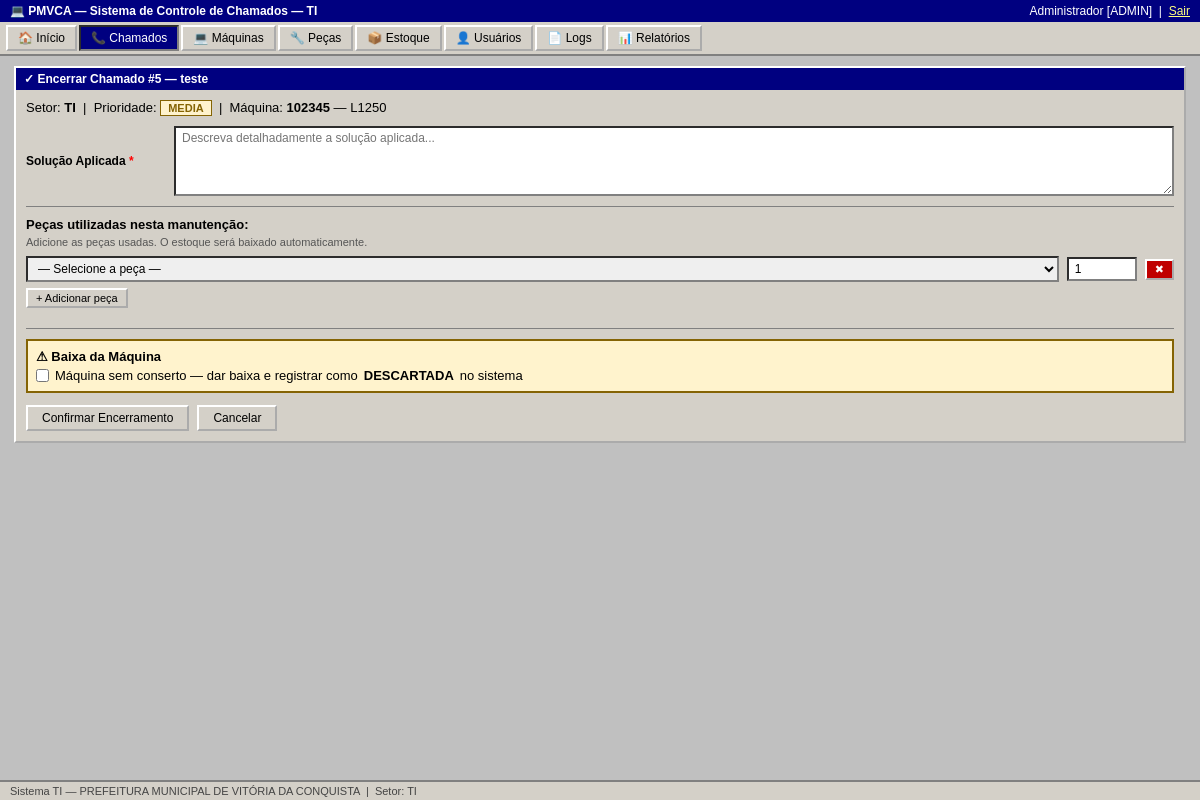
Page /chamados/5/fechar (signed in) on the committed database.
### tables this page shows
CREATE TABLE chamados (
        id INTEGER PRIMARY KEY AUTOINCREMENT,
        titulo TEXT NOT NULL, descricao TEXT NOT NULL, setor TEXT NOT NULL,
        maquina_id INTEGER, prioridade TEXT NOT NULL DEFAULT 'media',
        status TEXT NOT NULL DEFAULT 'aberto', solucao TEXT,
        aberto_por INTEGER NOT NULL, tecnico_id INTEGER,
        criado_em TEXT NOT NULL, assumido_em TEXT, concluido_em TEXT,
        FOREIGN KEY(maquina_id) REFERENCES maquinas(id),
        FOREIGN KEY(aberto_por) REFERENCES usuarios(id),
        FOREIGN KEY(tecnico_id) REFERENCES usuarios(id));

CREATE TABLE maquinas (
        id INTEGER PRIMARY KEY AUTOINCREMENT,
        tombo TEXT UNIQUE NOT NULL, marca TEXT NOT NULL, modelo TEXT NOT NULL,
        serial TEXT, tipo TEXT NOT NULL, unidade TEXT NOT NULL, setor TEXT NOT NULL,
        situacao TEXT NOT NULL DEFAULT 'ativa', criado_em TEXT NOT NULL);

### app.py (the view, shortened to what this page needs)
@app.route('/chamados/<int:cid>/fechar', methods=['GET','POST'])
@tecnico_required
def chamado_fechar(cid):
    conn = get_db()
    c = conn.execute("""SELECT c.*, m.tombo, m.modelo FROM chamados c
        LEFT JOIN maquinas m ON c.maquina_id=m.id WHERE c.id=?""",(cid,)).fetchone()
    if not c:
        conn.close()
        flash('Chamado não encontrado.','erro')
        return redirect(url_for('chamados'))
    if c['status'] == 'concluido':
        conn.close()
        flash('Chamado já está concluído.','erro')
        return redirect(url_for('chamado_ver', cid=cid))
    todas_pecas = conn.execute("""SELECT p.id, p.nome, p.categoria, COALESCE(e.quantidade,0) as quantidade
        FROM pecas p LEFT JOIN estoque e ON e.peca_id=p.id ORDER BY p.nome""").fetchall()
    conn.close()
    return render_template('chamado_fechar.html', chamado=c, pecas=todas_pecas)

### app.py (called while the page is built)
def get_db():
    conn = sqlite3.connect(DB_PATH)
    conn.row_factory = sqlite3.Row
    conn.execute("PRAGMA foreign_keys = ON")
    return conn

def tecnico_required(f):
    @wraps(f)
    def d(*a, **kw):
        if 'usuario_id' not in session:
            return redirect(url_for('login'))
        if session.get('perfil') not in ('admin', 'tecnico'):
            flash('Acesso restrito a técnicos ou administradores.', 'erro')
            return redirect(url_for('dashboard'))
        return f(*a, **kw)
    return d

### templates/chamado_fechar.html (shortened to what this page needs)
{% extends 'base.html' %}
{% block content %}
<div class="window">
  <div class="window-title">&#10003; Encerrar Chamado #{{ chamado.id }} — {{ chamado.titulo }}</div>
  <div class="window-body">
    <p class="mb">Setor: <strong>{{ chamado.setor }}</strong> &nbsp;|&nbsp; Prioridade: <span class="badge badge-{{ chamado.prioridade }}">{{ chamado.prioridade|upper }}</span>
    {% if chamado.tombo %}&nbsp;|&nbsp; Máquina: <strong>{{ chamado.tombo }}</strong> — {{ chamado.modelo }}{% endif %}</p>
    <form method="post">
      <div class="form-group">
        <label>Solução Aplicada <span class="required">*</span></label>
        <textarea name="solucao" required placeholder="Descreva detalhadamente a solução aplicada..."></textarea>
      </div>
      <hr>
      <strong>Peças utilizadas nesta manutenção:</strong>
      <p style="font-size:11px;color:#555;margin:4px 0 8px">Adicione as peças usadas. O estoque será baixado automaticamente.</p>
      <div id="pecas-lista">
        <div class="peca-linha" style="display:flex;gap:8px;margin-bottom:6px;align-items:center">
          <select name="peca_id[]" style="flex:2;padding:3px 6px;border:2px inset #808080;font-size:12px">
            <option value="">— Selecione a peça —</option>
          </select>
          <input type="number" name="peca_qtd[]" value="1" min="1" style="width:70px;padding:3px 6px;border:2px inset #808080;font-size:12px">
          <button type="button" onclick="removerLinha(this)" class="btn btn-sm btn-danger">✖</button>
        </div>
      </div>
      <button type="button" onclick="adicionarPeca()" class="btn btn-sm" style="margin-bottom:10px">+ Adicionar peça</button>
      {% if chamado.maquina_id %}
      <hr>
      <div style="background:#fff3cd;border:2px solid #856404;padding:8px;margin-bottom:8px">
        <strong>&#9888; Baixa da Máquina</strong><br>
        <label style="font-weight:normal;margin-top:4px;display:flex;align-items:center;gap:6px">
          <input type="checkbox" name="dar_baixa_maquina" value="1">
          Máquina sem conserto — dar baixa e registrar como <strong>DESCARTADA</strong> no sistema
        </label>
      </div>
      {% endif %}
      <div class="form-actions">
        <input type="submit" class="btn btn-primary" value="Confirmar Encerramento">
        <a href="/chamados/{{ chamado.id }}" class="btn">Cancelar</a>
      </div>
    </form>
  </div>
</div>
{% endblock %}

### static/css/style.css (style rules this page uses)
*, *::before, *::after { box-sizing: border-box; margin: 0; padding: 0; }
body { font-family: Tahoma, Arial, sans-serif; font-size: 13px; background: #c0c0c0; color: #000; min-height: 100vh; display: flex; flex-direction: column; }
.window { background: #d4d0c8; border: 2px outset #fff; margin-bottom: 10px; }
.window-title { background: #000080; color: #fff; padding: 4px 8px; font-weight: bold; font-size: 12px; display: flex; align-items: center; gap: 6px; }
.window-body { padding: 10px; }
.btn, button, input[type=submit], input[type=button] { font-family: Tahoma, Arial, sans-serif; font-size: 12px; padding: 4px 14px; background: #d4d0c8; border: 2px outset #fff; cursor: pointer; color: #000; text-decoration: none; display: inline-block; }
.btn-primary { background: #000080; color: #fff; }
.btn-danger { background: #c00000; color: #fff; }
.btn-sm { padding: 2px 8px; font-size: 11px; }
.form-group { margin-bottom: 8px; display: flex; align-items: center; gap: 8px; flex-wrap: wrap; }
.form-group label { min-width: 140px; font-weight: bold; font-size: 12px; }
.form-group input, .form-group select, .form-group textarea { font-family: Tahoma, Arial, sans-serif; font-size: 12px; padding: 3px 6px; border: 2px inset #808080; background: #fff; flex: 1; min-width: 180px; }
.form-group textarea { min-height: 70px; resize: vertical; }
.form-actions { margin-top: 12px; display: flex; gap: 8px; }
.required { color: red; }
.badge { display: inline-block; padding: 1px 7px; font-size: 11px; border: 1px solid #666; font-weight: bold; }
.badge-media { background: #fff3cd; color: #856404; border-color: #856404; }
hr { border: none; border-top: 1px solid #808080; margin: 10px 0; }
.mb { margin-bottom: 10px; }
a { color: #000080; }

### rows in the picture
chamados: id "5", titulo "teste", setor "TI", prioridade "MEDIA"
maquinas: tombo "102345", modelo "L1250"

### other values in the picture
{{ session.nome }} "Administrador"
{{ session.perfil|upper }} "ADMIN"
{{ session.setor }} "TI"
